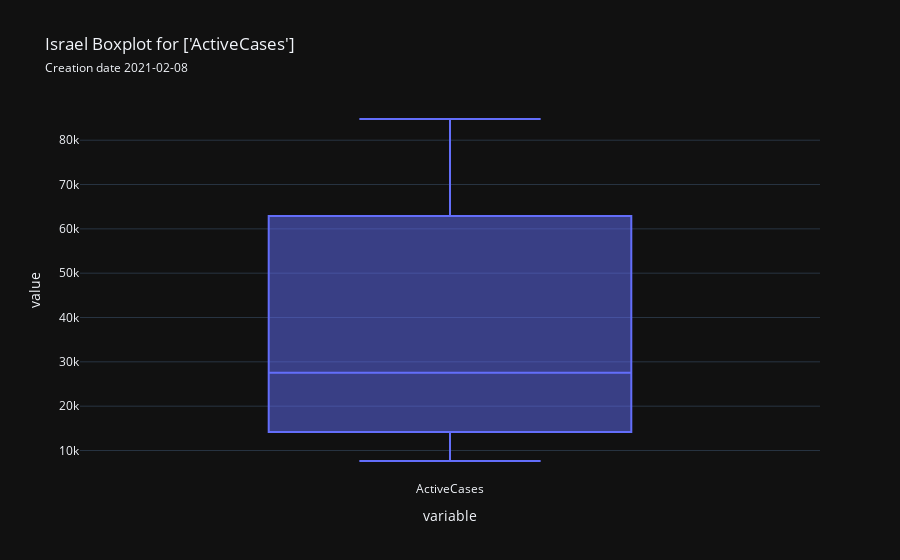

The cell this chart's notebook holds for it:
### Markdown cell above
#### Measures Boxplot

### Code cell
country.boxplot(['ActiveCases'], save=True)

### Figure 1 — Plotly figure (JSON) as saved in the notebook; plotly's stock layout.template omitted (floating-point values rounded to 4 significant figures; data arrays with more than 128 entries replaced by an {"elided": "..."} marker saying what was removed)
{"data": [{"alignmentgroup": "True", "hovertemplate": "variable=%{x}<br>value=%{y}<extra></extra>", "legendgroup": "", "marker": {"color": "#636efa"}, "name": "", "notched": false, "offsetgroup": "", "orientation": "v", "quartilemethod": "exclusive", "showlegend": false, "type": "box", "x": {"elided": "174 str values"}, "x0": " ", "xaxis": "x", "y": {"elided": "174 int values"}, "y0": " ", "yaxis": "y"}], "layout": {"boxmode": "group", "legend": {"tracegroupgap": 0}, "title": {"text": "Israel Boxplot for ['ActiveCases']<br><span style='font-size: 12px;'>Creation date 2021-02-08</span>"}, "xaxis": {"anchor": "y", "domain": [0.0, 1.0], "title": {"text": "variable"}}, "yaxis": {"anchor": "x", "domain": [0.0, 1.0], "title": {"text": "value"}}}}
